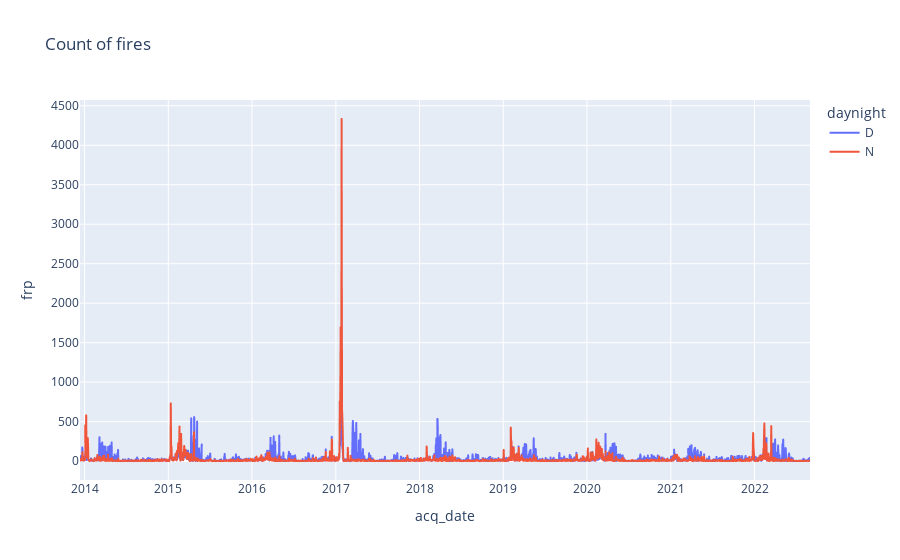

Notebook source saved alongside this figure:
### Code cell
a = df_archive[['acq_date', 'brightness', 'confidence', 'frp', 'type', 'daynight', 'bright_t31']].copy()
a['year'] = a['acq_date'].dt.year
a['month'] = a['acq_date'].dt.month
a['year-month'] = a['acq_date'].dt.to_period('M').astype(str)
a = a.groupby(['acq_date', 'type', 'confidence', "daynight"])['frp'].count().reset_index()
a = a[a['type'] == 0]
a = a[a['confidence'] == "n"]
px.line(a, x='acq_date', y='frp', color="daynight", title="Count of fires")

### Figure 1 — Plotly figure (JSON) as saved in the notebook; plotly's stock layout.template omitted (floating-point values rounded to 4 significant figures; data arrays with more than 128 entries replaced by an {"elided": "..."} marker saying what was removed)
{"data": [{"hovertemplate": "daynight=D<br>acq_date=%{x}<br>frp=%{y}<extra></extra>", "legendgroup": "D", "line": {"color": "#636efa", "dash": "solid"}, "marker": {"symbol": "circle"}, "mode": "lines", "name": "D", "showlegend": true, "type": "scattergl", "x": {"elided": "2961 str values"}, "xaxis": "x", "y": {"elided": "2961 int values"}, "yaxis": "y"}, {"hovertemplate": "daynight=N<br>acq_date=%{x}<br>frp=%{y}<extra></extra>", "legendgroup": "N", "line": {"color": "#EF553B", "dash": "solid"}, "marker": {"symbol": "circle"}, "mode": "lines", "name": "N", "showlegend": true, "type": "scattergl", "x": {"elided": "2856 str values"}, "xaxis": "x", "y": {"elided": "2856 int values"}, "yaxis": "y"}], "layout": {"legend": {"title": {"text": "daynight"}, "tracegroupgap": 0}, "title": {"text": "Count of fires"}, "xaxis": {"anchor": "y", "domain": [0, 1], "title": {"text": "acq_date"}}, "yaxis": {"anchor": "x", "domain": [0, 1], "title": {"text": "frp"}}}}
